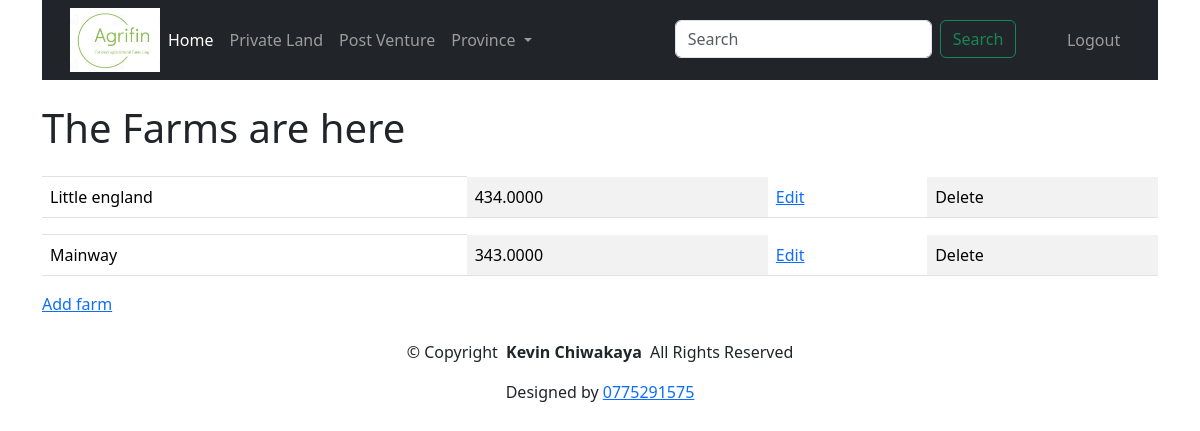
/farms/ (signed in), run on the app's committed database.
### farmersapp/models.py (models this page shows, shortened)
class Farm(models.Model):
    tenure = (
   ('Off','Offer Letter'),
   ('99','99-Year Lease'),
   ('A1','A1 Permit'),
   ('AP', 'A1 Temporal Permit'),
   ('A2','A2 Permit'),
   ('Ttl','Title Deed'),
   ('DG','Deed of Grant'),
   ('CCT','Certificate of Consolidated Title'),
   ('Non','None'),
   )
    water = (
   ('D','Dam'),
   ('R','River'),
   ('B','Borehole'),
   ('W', 'Weir'),
   ('Wl','Well'),
   ('N','None'),
   )
    province = (
   ('MTN','Matabeleland North'),
   ('MTS','Matabeleland South'),
   ('MSE','Mashonaland East'),
   ('MSW','Mashonaland West'),
   ('MSC','Mashonaland Central'),
   ('MAN','Manicaland'),
    ('MSV','Masvingo'),
    ('MID','Midlands'),
    ('HRE','Harare'),
    ('BYO','Bulawayo'),
   )
    mmodels = (
       ('A1','A1'),
       ('A2','A2'),
       ('Old','Old Resettlement Scheme'),
       ('Sma','Small Scale Commercial'),
       ('A1T','Three Tier'),
       ('Comm','Communal')
    )
    farmer = models.ForeignKey(Farmer,on_delete = models.CASCADE)
    farm_name = models.CharField(max_length=500)
    plot_number = models.CharField(max_length=250,null=True, blank=True)
    extend = models.DecimalField(max_digits= 10,decimal_places= 4)
    district = models.CharField(max_length=20)
    province = models.CharField(max_length=250,choices=province)
    ward = models.CharField(max_length=10,null=True, blank=True)
    model =models.CharField(max_length=250,null =True,blank=True,choices=mmodels)
    tenure_type = models.CharField(max_length=50,choices=tenure)
    irrigation =models.CharField(max_length=250,null= True,choices=(('Y','Yes'),('N','No')))
    water_availability  = models.CharField(max_length=250,choices=water)
    description = models.TextField(null=True, blank=True)
    id = models.UUIDField(default=uuid.uuid1,unique=True,primary_key=True,editable=False)

### farmersapp/views.py (the view)
# urls.py: path("farms/",views.farms,name="farms"),
@login_required
def farms(request):
    mfarms = Farm.objects.all()
    context = {'mfarms': mfarms}
    return render(request,'farms.html',context)

### farmersapp/templates/farms.html (shortened to what this page needs)
{%extends 'main.html'%}
  {% load bootstrap5 %}
{%block content%}
<h1>The Farms are here</h1>
<table class="table table-striped-columns">
  {%for farm in mfarms%}
  <th></th>
  <tr>
  <td>{{farm.farm_name}}</td>
  <td>{{farm.extend}}</td>
  <td><a href="{%url 'createfarm'%}">Edit</a></td>
  <td><a>Delete</a></td>
</tr>
  {%endfor%}
</table>
<a href = "{% url 'createfarm'%}">Add farm</a>
{%endblock%}

### data on the page
Farm: farm_name "Little england", extend "434.0000"
Farm: farm_name "Mainway", extend "343.0000"
